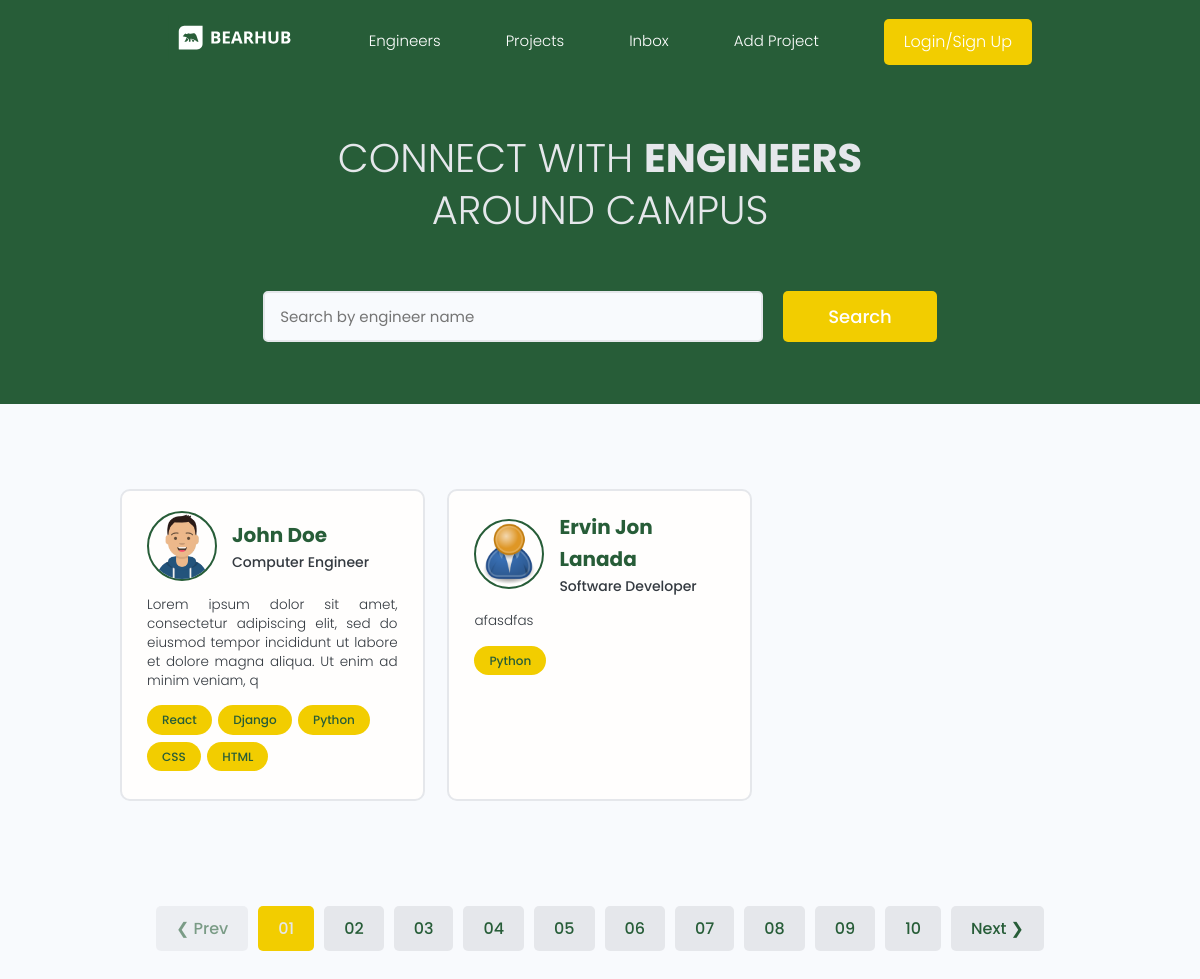
The page / on the database its author committed.
### users/models.py (models this page shows, shortened)
class Profile(models.Model):
    user = models.OneToOneField(User, on_delete=models.CASCADE, null=True, blank=True)
    name = models.CharField(max_length=200, blank=True, null=True)
    email = models.EmailField(max_length=500, blank=True, null=True)
    username =  models.CharField(max_length=200, blank=True, null=True)
    major =  models.CharField(max_length=200, blank=True, null=True)
    short_intro = models.CharField(max_length=200, blank=True, null=True)
    bio = models.TextField(blank=True, null=True)
    profile_image = models.ImageField(null=True, blank=True, upload_to='profiles/', default="profiles/user-default.png")
    social_github = models.CharField(max_length=200, blank=True, null=True)
    social_stackoverflow = models.CharField(max_length=200, blank=True, null=True)
    social_twitter = models.CharField(max_length=200, blank=True, null=True)
    social_linkedin = models.CharField(max_length=200, blank=True, null=True)
    social_website = models.CharField(max_length=200, blank=True, null=True)
    created = models.DateTimeField(auto_now_add=True)
    id = models.UUIDField(default=uuid.uuid4, unique=True, primary_key=True, editable=False)

class Skill(models.Model):
    owner = models.ForeignKey(Profile, on_delete=models.CASCADE, null=True, blank=True)
    name = models.CharField(max_length=200, blank=True, null=True)
    description = models.TextField(null=True, blank=True)
    created = models.DateTimeField(auto_now_add=True)
    id = models.UUIDField(default=uuid.uuid4, unique=True, primary_key=True, editable=False)
    def __str__(self):
        return str(self.name)

### users/views.py (the view)
# urls.py: path('', views.profiles, name="profiles"),
def profiles(request):
    profiles = Profile.objects.all()
    context = {'profiles': profiles}
    return render(request, 'users/profiles.html', context)

### users/templates/users/profiles.html (shortened to what this page needs)
{% extends 'main.html' %}
{% block content %}
  <main class="home">
    <section class="hero-section text-center">
      <div class="container container--narrow">
        <div class="hero-section__box">
          <h2>CONNECT WITH <span>Engineers</span></h2>
          <h2>AROUND CAMPUS</h2>
        </div>
        <div class="hero-section__search">
          <form class="form" action="#" method="get">
            <div class="form__field">
              <input class="input input--text" id="formInput#search" type="text" name="text"
                placeholder="Search by engineer name" />
            </div>
            <input class="btn btn--sub btn--lg" type="submit" value="Search" />
          </form>
        </div>
      </div>
    </section>
    <section class="devlist">
      <div class="container">
        <div class="grid grid--three">
            {% for profile in profiles %}
            <div class="column card">
                <div class="dev">
                <a href="{% url 'user-profile' profile.id %}" class="card__body">
                    <div class="dev__profile">
                    <img class="avatar avatar--md" src="{{ profile.profile_image.url }}" alt="image" />
                    <div class="dev__meta">
                        <h3>{{profile.name}}</h3>
                        <h5>{{profile.short_intro|slice:"60"}}</h5>
                    </div>
                    </div>
                    <p class="dev__info">{{profile.bio|slice:"150"}}</p>
                    <div class="dev__skills">
                    {% for skill in profile.skill_set.all|slice:"5" %}
                    <span class="tag tag--pill tag--main">
                        <small>{{skill}}</small>
                    </span>
                    {% endfor %}
                    </div>
                </a>
                </div>
            </div>
            {% endfor %}
        </div>
      </div>
    </section>
    <div class="pagination">
      <ul class="container">
        <li><a href="#" class="btn btn--disabled">&#10094; Prev</a></li>
        <li><a href="#" class="btn btn--sub">01</a></li>
        <li><a href="#" class="btn">02</a></li>
        <li><a href="#" class="btn">03</a></li>
        <li><a href="#" class="btn">04</a></li>
        <li><a href="#" class="btn">05</a></li>
        <li><a href="#" class="btn">06</a></li>
        <li><a href="#" class="btn">07</a></li>
        <li><a href="#" class="btn">08</a></li>
        <li><a href="#" class="btn">09</a></li>
        <li><a href="#" class="btn">10</a></li>
        <li><a href="#" class="btn">Next &#10095;</a></li>
      </ul>
    </div>
  </main>
{% endblock content %}

### static/styles/app.css (style rules this page uses)
:root { --color-sub: #275D38; }
.btn--sub { background-color: var(--color-sub-light); }
.card { border: 2px solid var(--color-light); }
img { width: 100%; }
.hero-section { height: 40vh; display: flex; align-items: center; background-color: var(--color-sub); }
.hero-section__box { margin-bottom: 4rem; }
.hero-section__box > h2, .hero-section__box > h2 > span { font-size: 4rem; color: var(--color-light); line-height: 1.3; text-transform: uppercase; }
.hero-section__box > h2 { font-weight: 300; }
.hero-section__box > h2 > span { font-weight: 700; }
.hero-section__search > .form { display: flex; align-items: center; justify-content: center; gap: 2rem; }
.hero-section__search > .form input.input--text { width: 50rem; }
.devlist { margin-top: 8rem; }
.devlist .grid { align-items: stretch; }
.devlist .dev .dev__profile { display: flex; align-items: center; gap: 1.5rem; }
.devlist .dev .dev__meta h3 { color: var(--color-sub); font-size: 2rem; font-weight: 700; }
.devlist .dev .dev__meta h5 { color: var(--color-text); font-size: 1.4rem; font-weight: 500; }
.devlist .dev .dev__info { margin: 1.5rem 0; font-size: 1.35rem; line-height: 1.4; text-align: justify; }
.pagination { margin-top: 8rem; margin-bottom: 10rem; }
.pagination > ul { flex-wrap: wrap; list-style: none; display: flex; align-items: center; justify-content: center; gap: 1rem; }
.pagination .btn { color: var(--color-sub); }
.pagination .btn.btn--sub { color: var(--color-light); }
.card { display: flex; flex-direction: column; }

### static/uikit/styles/modules/_variables.css (style rules this page uses)
:root { --color-main: #275D38; --color-main-light: #F2CD00; --color-sub: #007A33; --color-sub-light: #F2CD00; --color-sub-lighter: #ffffff; --color-text: #343a40; --color-gray: #8b8b8b; --color-light: #e5e7eb; --color-light-gray: #767676; --color-bg: #f8fafd; --color-white: #fffefd; --color-white-light: #f3f3f3; --color-success: #359e64; --color-success-bg: #def8e8; --color-error: #fc4b0b; --color-error-bg: #fff2ee; --font-base: 'Poppins', arial, helvetica, 'Segoe UI', roboto, ubuntu, sans-serif; --font-monospace: 'Fira Code', 'Courier New', courier, monospace; --font-regular: 300; --font-medium: 500; --font-bold: 700; --generic-shadow: 1px 1px 5px #00000010; --generic-transition: all 0.3s ease-in-out; }

### static/uikit/styles/modules/_base.css (style rules this page uses)
* { margin: 0; padding: 0; box-sizing: border-box; text-rendering: optimizeLegibility; color: inherit; font-size: inherit; }
html { font-size: 50%; }
@media only screen and (min-width: 480px) { html { font-size: 56.25%; } }
@media only screen and (min-width: 1200px) { html { font-size: 62.5%; } }
body { line-height: 1.6; font-weight: 400; font-size: 1.5rem; color: var(--color-text); background-color: var(--color-bg); min-height: 100vh; }

### static/uikit/styles/modules/_typography.css (style rules this page uses)
* { font-family: var(--font-base); }
h2 { font-size: 3.6rem; font-weight: var(--font-bold); }
h3 { font-size: 3.2rem; font-weight: var(--font-medium); }
h5 { font-size: 2.4rem; font-weight: var(--font-medium); }
h5, h6 { font-weight: var(--font-regular); }
p, span, strong { font-size: 1.6rem; color: var(--color-text); font-weight: var(--font-regular); }
a { padding-bottom: 2px; text-decoration: none; display: inline-block; color: var(--color-main); font-weight: var(--font-medium); }

### static/uikit/styles/modules/_utilities.css (style rules this page uses)
.container { width: 92%; max-width: 165rem; margin: 0 auto; box-sizing: border-box; }
.container--narrow { width: 92%; max-width: 120rem; }
@media screen and (min-width: 1000px) { .container { width: 90%; } }
@media screen and (min-width: 1000px) { .container--narrow { width: 85%; } }
@media screen and (min-width: 1200px) { .container { width: 80%; } }
@media screen and (min-width: 1200px) { .container--narrow { width: 72%; } }
.text-center { text-align: center; }

### static/uikit/styles/modules/_avatar.css (style rules this page uses)
.avatar { border-radius: 50%; border: 2px solid var(--color-main); object-fit: cover; }
.avatar--md { height: 7rem; width: 7rem; }

### static/uikit/styles/modules/_card.css (style rules this page uses)
.card { border-radius: 1rem; background-color: var(--color-white); border: 1.5px solid var(--color-light); width: auto; height: auto; margin-top: 0.5rem; margin-bottom: 0.5rem; overflow: hidden; }
.card__body, .card__header { padding: 2rem 2.5rem; }

### static/uikit/styles/modules/_form.css (style rules this page uses)
.form { display: block; }
.form__field { margin-top: 1.5rem; margin-bottom: 1.5rem; }
input.input[type='text'], input.input[type='email'], input.input[type='password'], input.input[type='number'], textarea.input { min-width: 24rem; width: 100%; padding: 1.2rem 1.5rem; border-radius: 0.5rem; border: 2px solid var(--color-light); transition: all 0.3s ease-in-out; background-color: var(--color-bg); }

### rows shown on the page
Profile: profile_image (picture), name "John Doe", short_intro "Computer Engineer", bio "Lorem ipsum dolor sit amet, consectetur adipiscing elit, sed do eiusmod tempor incididunt ut labore et dolore magna aliqua. Ut enim ad minim veniam, q"
Skill: name "React"
Skill: name "Django"
Skill: name "Python"
Skill: name "CSS"
Skill: name "HTML"
Profile: profile_image (placeholder picture), name "Ervin Jon Lanada", short_intro "Software Developer", bio "afasdfas"
Skill: name "Python"
